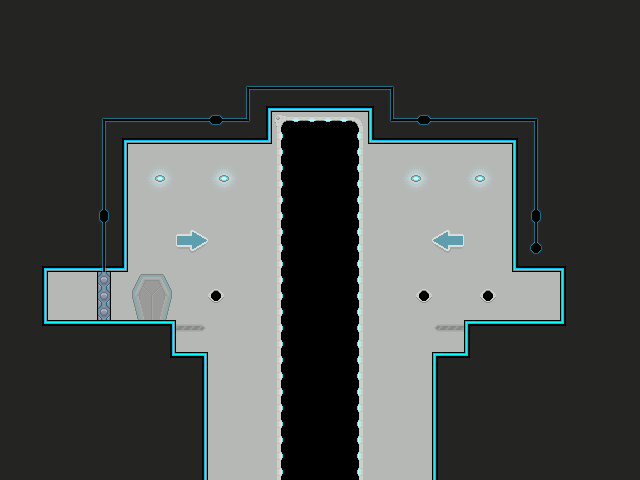

This is a level from a 2D game, rendered from its Tiled map with the project's own tilesets. A one-line summary and the map file follow, with tile-layer data summarised:
An orthogonal 40x30 tile map with 16x16 px tiles, 1 tile layer (Tile Layer 1), 2 tilesets and 4 objects.

<map version="1.0" orientation="orthogonal" renderorder="right-down" width="40" height="30" tilewidth="16" tileheight="16">
 <tileset firstgid="1" source="main.tsx" />
 <tileset firstgid="501" source="objects.tsx" />
 <layer name="Tile Layer 1" width="40" height="30">
  <data>[1200 cells, 1200 non-empty, 56 distinct tile ids]</data>
 </layer>
 <objectgroup name="Object Layer 1">
  <object gid="501" x="116" y="336" />
  <object gid="504" x="40" y="328" />
  <object gid="505" x="152" y="376" />
  <object gid="511" x="504" y="328" />
 </objectgroup>
</map>
